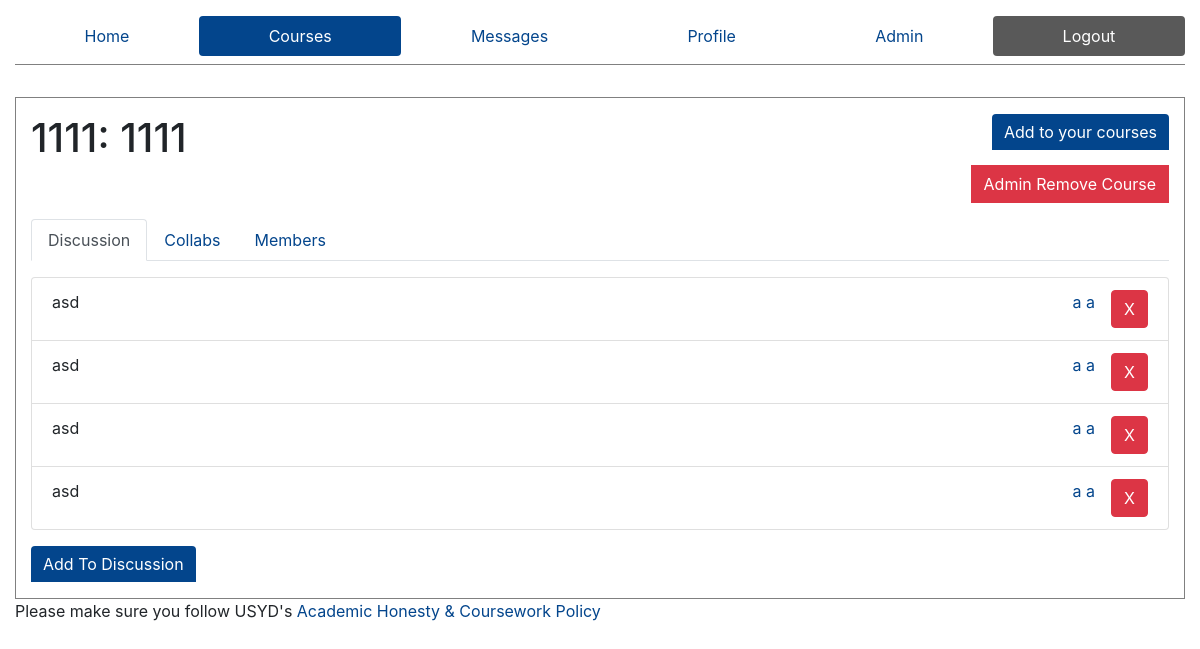
/courses/1111 (signed in), run on the app's committed database.
### ed/models.py (models this page shows)
class Course(models.Model):
    courseCode = models.CharField(max_length=20, default="Course Code")
    courseName = models.CharField(max_length=50, default="CourseName")
    members = models.ManyToManyField(Profile, through="MemberShip", through_fields=("course", "person"))

class Discussion(models.Model):
    course = models.ForeignKey(Course, on_delete=models.CASCADE, null=True)
    sender = models.ForeignKey(Profile,on_delete=models.CASCADE,null=True)
    body = models.TextField()

class Profile(models.Model):
    user = models.OneToOneField(User, on_delete=models.CASCADE, related_name='+', default=1)
    FirstName = models.CharField(max_length=50,default='firstname')
    LastName = models.CharField(max_length=50,default='lastname')
    is_admin = models.BooleanField('Is admin', default=False)

### ed/views.py (the view, shortened to what this page needs)
# urls.py: path('courses/<slug:code>', views.singleCourse, name="Course"),
def singleCourse(request, code):
    is_admin = False
    p = Profile.objects.get(user=request.user)
    if p.is_admin:
        is_admin = True
    if not request.POST:
        try:
            course = Course.objects.get(courseCode=code)
        except:
            course = None
        try:
            resources = Resource.objects.filter(course=course)
            resources = resources.all()
        except:
            resources = None
        try:
            userProfile = Profile.objects.get(user=request.user)
            exist = MemberShip.objects.filter(person=userProfile, course=course)
            if exist:
                subscribed = True
            else:
                subscribed = False
        except:
            subscribed = False
        members = MemberShip.objects.filter(course=course)
        profileIds = members.values_list('person', flat=True)
        profiles = Profile.objects.filter(id__in=profileIds)
        discussions = Discussion.objects.filter(course=course)
        context = {
            'course': course,
            'active': 'courses',
            'resources': resources,
            'subscribed': subscribed,
            'profiles': profiles.all(),
            'discussions': discussions.all(),
            'is_admin': is_admin
        }
        return render(request, 'course.html', context=context)

### templates/course.html (shortened to what this page needs)
{% extends "core.html" %}
{% block content %}
    {% if course %}
    <div class="row">
        <div class="col-6">
            <div class="title" style="display: flex;">
                <h1 role="heading" aria-level="1">
                    {{course.courseCode}}:
                    {{course.courseName}}
                </h1>
            </div>
        </div>
        <div class="col-6" style="display: flex;">
            <div class='action-buttons btn-group-vertical'>
                <form action="/courses/{{course.courseCode}}" method="post" style="margin-left: auto">
                        {% if subscribed %}
                            <button type="submit" name="code" value="{{course.courseCode}}" class="btn btn-danger" role="button">
                            Remove from your courses
                        {% else %}
                            <button type="submit" name="code" value="{{course.courseCode}}" class="btn btn-primary" role="button">
                            Add to your courses
                        {% endif %}
                    </button>
                </form>
                {% if is_admin %}
                <button type="button" class="btn btn-danger" data-toggle="modal" data-target="#adminModal" role="button">
                Admin Remove Course
                </button>
    {% endif %}
    </div>
    </div>
    </div>
    {% else %}
        <h1 role="heading">Course Not Found</h1>
    {% endif %}
    <div role='navigation'>
    <ul class="nav nav-tabs" id="myTab" role="tablist" >
        <li class="nav-item" role="tab">
            <a class="nav-link active" id="discussion-tab" data-toggle="tab" href="#discussion" role="tab" aria-controls="discussion" aria-selected="true" tab-index="0">Discussion</a>
        </li>
         <li class="nav-item" role="tab">
            <a class="nav-link" id="resources-tab" data-toggle="tab" href="#resources" role="tab" aria-controls="resources" aria-selected="false" tab-index="1">Collabs</a>
        </li>
         <li class="nav-item"  role="tab">
            <a class="nav-link" id="members-tab" data-toggle="tab" href="#members" role="tab" aria-controls="members" aria-selected="false" tab-index="2">Members</a>
        </li>
    </ul>
    </div>
    <div class="row">
    <div class="tab-content col-12" id="myTabContent">
        <div class="tab-pane show active" id="discussion" role="tabpanel" aria-labelledby="discussion-tab">
            {% if discussions %}
            <ul class="list-group" style="margin-bottom: 1rem;" role="tablist">
                {% for discussion in discussions %}
                        <li class="list-group-item message" role="tab">
                            <div class="message-body">
                                {{discussion.body}}
                            </div>
                            <div class="message-sender">
                                <a href="/profile/{{discussion.sender.id}}" aria-label="View Profile">
                                    {{discussion.sender.FirstName}} {{discussion.sender.LastName}}
                                </a>
                            </div>
                            {% if is_admin %}
                                    <form action="/courses/{{course.courseCode}}/discussion/{{discussion.id}}" method="post">
                                        <input type='submit' aria-label="remove comment" value="X" class="admin-delete btn btn-danger">
                                    </form>
                            {% endif %}
                        </li>
                {% endfor %}
            </ul>
            {% endif %}
        <button type="button" class="btn btn-primary" data-toggle="modal" data-target="#discussionModal">
            Add To Discussion
        </button>
        </div>
    </div>
    </div>
</body>
{% endblock %}

### ed/static/styles.css (style rules this page uses)
.message { display: flex; flex-direction: row; }
.message .message-body { flex: 60%; }
.message .message-sender { flex: 40%; text-align: right; }
.nav { margin-bottom: 1rem; }
.action-buttons { margin-left: auto; }
.action-buttons .btn { margin-left: auto; margin-bottom: 1rem; }
.message { display: flex; }
.message .btn { margin-left: auto; }
input { border: 1px solid gray; }
.btn-primary { border: unset; border: 0.25rem !important; border-top-left-radius: 0.25rem !important; border-bottom-left-radius: 0 !important; border-bottom-right-radius: 0 !important; }
.admin-delete { margin-left: 1rem !important; height: 38px; }

### data on the page
Course: courseCode "1111", courseName "1111"
Discussion: body "asd", sender.FirstName "a", sender.LastName "a"
Discussion: body "asd", sender.FirstName "a", sender.LastName "a"
Discussion: body "asd", sender.FirstName "a", sender.LastName "a"
Discussion: body "asd", sender.FirstName "a", sender.LastName "a"
